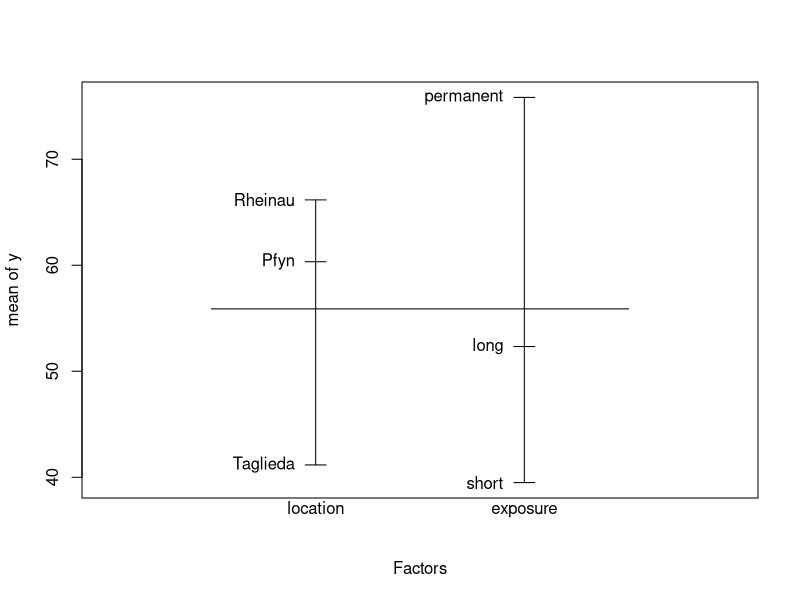
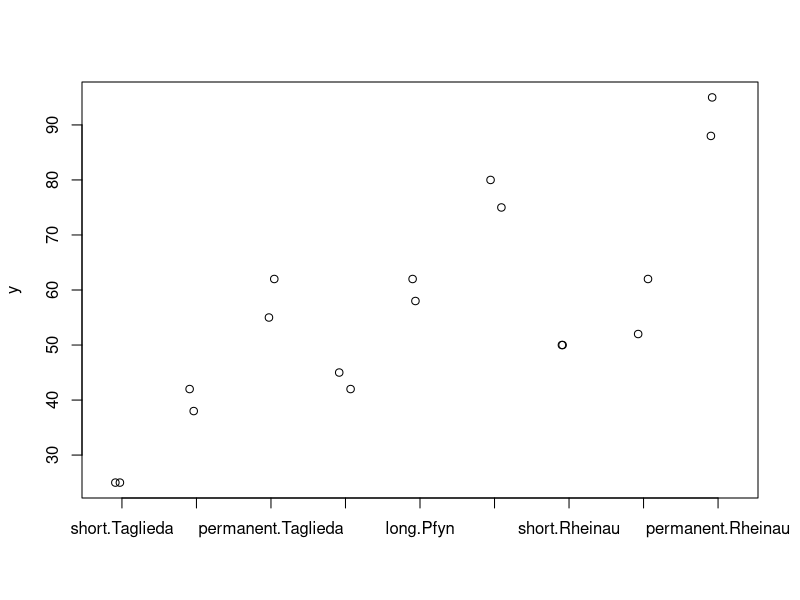
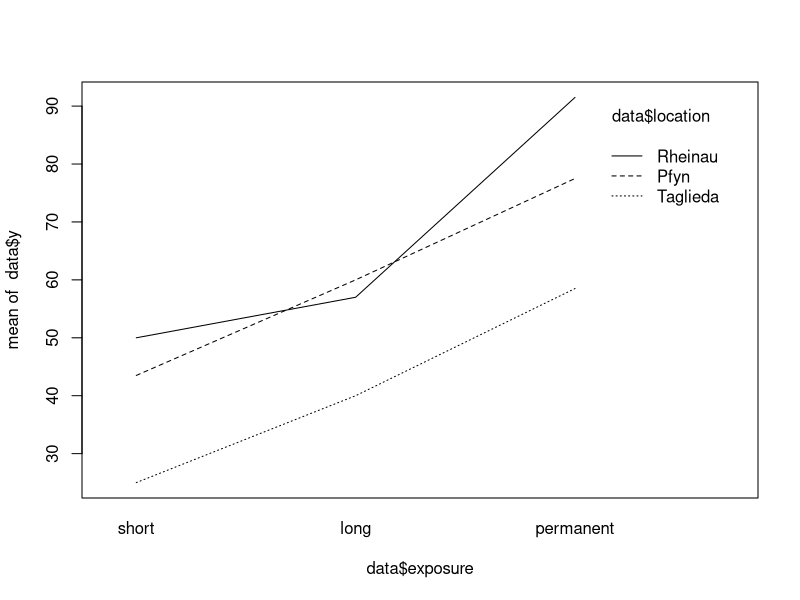
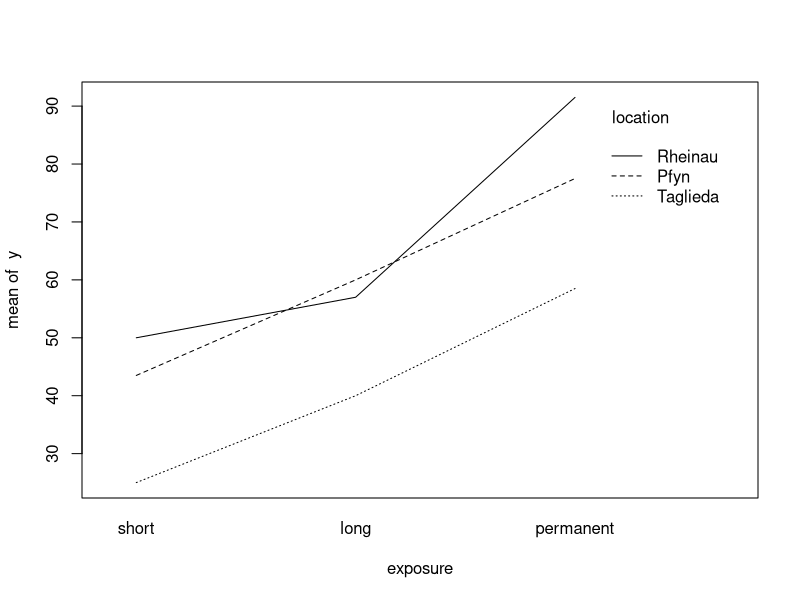

The R source for these figures, in order:
## Define data set ####
combinations <- expand.grid(location = c("Taglieda", "Pfyn", "Rheinau"),
                            exposure = c("short", "long", "permanent"))
data <- data.frame(rbind(combinations, combinations), 
                   y = c(25, 45, 50, 42, 62, 52, 62, 80, 88, 
                         25, 42, 50, 38, 58,62, 55, 75, 95))

## Visualize data set ####

## first count the number of observations
xtabs(~ location + exposure, data = data)

## mean value per factor level (completely ignoring the other factor)
plot.design(y ~ ., data = data)

## Plot for every combination
## interaction command combines two factors into one
## (have a look at interaction(data$exposure, data$location))
stripchart(y ~ interaction(exposure, location), data = data, pch = 1, 
           vertical = TRUE,
           method = "jitter") ## jitter because of replicates

## better: use interaction plot
interaction.plot(x.factor = data$exposure, 
                 trace.factor = data$location, 
                 response = data$y)

## more elegat legend: Use function "with"
with(data, interaction.plot(x.factor = exposure, trace.factor = location,
                            response = y))
## conclusions?

## Fit two-way ANOVA model ####
fit <- aov(y ~ location * exposure, data = data)
#fit <- aov(y ~ location + exposure + location:exposure, data = data) ## equivalent version

summary(fit)

coef(fit)
dummy.coef(fit)

## compare with options(contrasts = c("contr.sum", "contr.sum"))


#> dummy.coef(fit)
#Full coefficients are 
#
# (Intercept):                      25                                                              
# location:                   Taglieda       Pfyn       Rheinau                                     
#                                  0.0       18.5          25.0                                     
# exposure:                      short       long     permanent                                     
#                                  0.0       15.0          33.5                                     
# location:exposure:    Taglieda:short Pfyn:short Rheinau:short Taglieda:long Pfyn:long Rheinau:long
#                                  0.0        0.0           0.0           0.0       1.5         -8.0
# 
# (Intercept):                                                             
#   location:                                                                
#   
#   exposure:                                                                
#   
#   location:exposure:    Taglieda:permanent Pfyn:permanent Rheinau:permanent
#                                        0.0            0.5               8.0